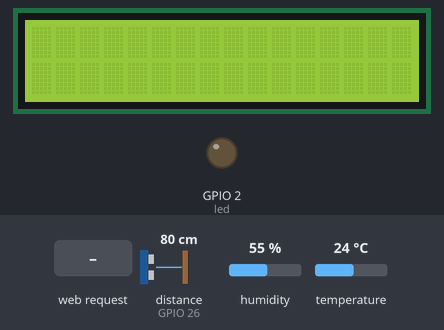
Recording of a program running on a simulated ESP32 board running MicroPython. On the bench: 16×2 character LCD, output pins drawn as LEDs (lit = HIGH). The inputs (shaded band) are chosen by the test bench; at power-on: distance to the obstacle (sensor on GPIO 26) 80 cm, humidity 55 %, temperature 24 °C. The echo pulse lasts 58.3 µs per cm; WiFi joins after 1.5 s; library files of the repository ran but are not shown: machine_i2c_lcd.py; pins used as bus, display or sensor lines are not drawn; what the program prints to the serial console is not drawn.

Above: at 2.7 s.
2.8 s: HTTP request GET /?show=temp received
At 3.4 s:
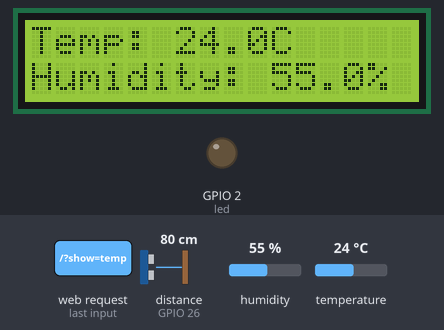
4.3 s: HTTP request GET /?show=distance received
At 5.2 s:
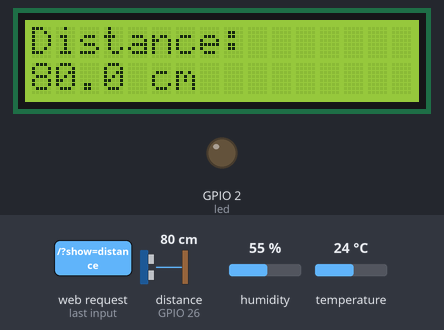
5.8 s: HTTP request GET /?led=on received
At 6.6 s:
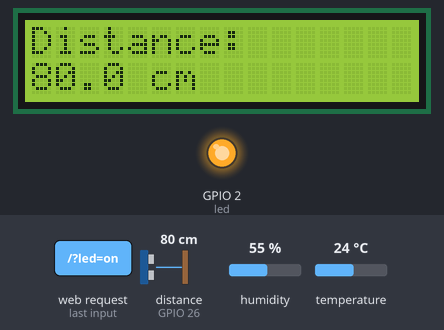
7.3 s: HTTP request GET /?lcd_text=90 received
At 7.9 s:
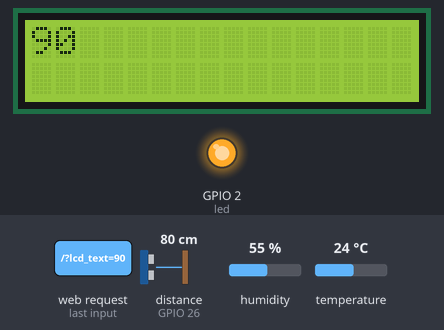
Timing chart, 0 to 9.8 s (numbered marks = the images above; inputs shaded):
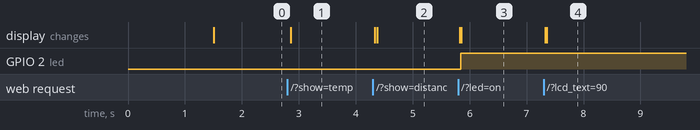

Measured:
- after the input at 2.8 s, the display: changes after 0.06 s (image 1)
- after the input at 4.3 s, the display: first changes at once (image 2 shows a later state)
- after the input at 5.8 s, GPIO 2 (led): LOW → HIGH after 0.05 s; the display: first changes at once (image 3 shows a later state)
- after the input at 7.3 s, the display: first changes at once (image 4 shows a later state)

The program:

main.py
```python
# Complete project details at https://RandomNerdTutorials.com

import machine
import dht
import time
import socket
from machine import Pin, SoftI2C, time_pulse_us
from machine_i2c_lcd import I2cLcd
from time import sleep_us

# LED setup
led = Pin(2, Pin.OUT)

# Global sensor variables
current_temp = 0
current_humidity = 0
current_distance = 0

# LCD display mode tracking
lcd_mode = "off"  # "temp", "distance", "custom", "off"
lcd_text = ""
scroll_position = 0
scroll_counter = 0

# Sensor setup
dht_sensor = dht.DHT22(Pin(4))
TRIG = Pin(27, Pin.OUT)
ECHO = Pin(26, Pin.IN)

# LCD setup
I2C_ADDR = 0x27
i2c = SoftI2C(sda=Pin(21), scl=Pin(22), freq=400000)
lcd = I2cLcd(i2c, I2C_ADDR, 2, 16)

def read_sensors():
    global current_temp, current_humidity, current_distance

    # Read DHT22
    try:
        dht_sensor.measure()
        current_temp = dht_sensor.temperature()
        current_humidity = dht_sensor.humidity()
    except OSError:
        current_temp = 0
        current_humidity = 0

    # Read ultrasonic
    TRIG.off(); sleep_us(2)
    TRIG.on(); sleep_us(10)
    TRIG.off()
    t = time_pulse_us(ECHO, 1, 30000)
    current_distance = (t * 0.0343) / 2.0 if t > 0 else 0

def update_lcd():
    global lcd_mode, lcd_text, scroll_position, scroll_counter
    if lcd_mode == "temp":
        lcd.clear()
        lcd.move_to(0, 0)
        lcd.putstr('Temp: {:.1f}C'.format(current_temp))
        lcd.move_to(0, 1)
        lcd.putstr('Humidity: {:.1f}%'.format(current_humidity))
    elif lcd_mode == "distance":
        lcd.clear()
        lcd.move_to(0, 0)
        lcd.putstr('Distance:')
        lcd.move_to(0, 1)
        lcd.putstr('{:.1f} cm'.format(current_distance))
    elif lcd_mode == "custom" and lcd_text:
        if len(lcd_text) <= 16:
            # Short text, no scrolling needed
            lcd.clear()
            lcd.move_to(0, 0)
            lcd.putstr(lcd_text)
        else:
            # Long text, implement scrolling
            scroll_counter += 1
            if scroll_counter >= 3:  # Scroll every 3 web requests (roughly 9 seconds)
                scroll_counter = 0
                scroll_position += 1
                if scroll_position > len(lcd_text) - 16:
                    scroll_position = 0

            display_text = lcd_text[scroll_position:scroll_position + 16]
            if len(display_text) < 16:
                display_text += lcd_text[:16 - len(display_text)]

            lcd.clear()
            lcd.move_to(0, 0)
            lcd.putstr(display_text)

def web_page():
  if led.value() == 1:
    gpio_state="ON"
  else:
    gpio_state="OFF"

  html = """<html><head> <title>ESP IoT Lab Server</title> <meta name="viewport" content="width=device-width, initial-scale=1">
  <link rel="icon" href="data:,"> <style>html{font-family: Helvetica; display:inline-block; margin: 0px auto; text-align: center;}
  h1{color: #0F3376; padding: 2vh;}p{font-size: 1.2rem;}.button{display: inline-block; background-color: #e7bd3b; border: none;
  border-radius: 4px; color: white; padding: 12px 30px; text-decoration: none; font-size: 18px; margin: 5px; cursor: pointer;}
  .button2{background-color: #4286f4;}.button3{background-color: #28a745;}.sensor{background-color: #f8f9fa; padding: 10px; margin: 10px; border-radius: 5px;}
  input[type=text]{padding: 8px; margin: 5px; font-size: 16px; width: 200px;}</style></head><body>
  <h1>ESP32 IoT Lab Control</h1>

  <div class="sensor"><h3>LED Control</h3>
  <p>GPIO state: <strong>""" + gpio_state + """</strong></p>
  <p><a href="/?led=on"><button class="button">LED ON</button></a>
  <a href="/?led=off"><button class="button button2">LED OFF</button></a></p></div>

  <div class="sensor"><h3>Sensor Readings</h3>
  <p>Temperature: <strong><span id="temp">""" + "{:.2f}".format(current_temp) + """</span> deg C</strong></p>
  <p>Humidity: <strong><span id="humidity">""" + "{:.2f}".format(current_humidity) + """</span>%</strong></p>
  <p>Distance: <strong><span id="distance">""" + "{:.2f}".format(current_distance) + """</span> cm</strong></p></div>

  <div class="sensor"><h3>LCD Display Control</h3>
  <p><a href="/?show=temp"><button class="button button3">Show Temp on LCD</button></a>
  <a href="/?show=distance"><button class="button button3">Show Distance on LCD</button></a></p>
  <form action="/" method="get">
  <input type="text" name="lcd_text" placeholder="Enter custom message" maxlength="32">
  <button type="submit" class="button">Send to LCD</button></form></div>

  <script>
  function updateSensors() {
    var xhr = new XMLHttpRequest();
    xhr.open('GET', '/?data=sensors', true);
    xhr.onreadystatechange = function() {
      if (xhr.readyState == 4 && xhr.status == 200) {
        var data = JSON.parse(xhr.responseText);
        document.getElementById('temp').textContent = data.temp;
        document.getElementById('humidity').textContent = data.humidity;
        document.getElementById('distance').textContent = data.distance;
      }
    };
    xhr.send();
  }
  setInterval(updateSensors, 3000);
  </script>
  </body></html>"""
  return html

s = socket.socket(socket.AF_INET, socket.SOCK_STREAM)
s.bind(('', 80))
s.listen(5)

while True:
  conn, addr = s.accept()
  print('Got a connection from %s' % str(addr))
  request = conn.recv(1024)
  request = str(request)
  print('Content = %s' % request)
  # Read sensors before processing request
  read_sensors()
  # Update LCD if in auto-update mode
  update_lcd()

  # Parse URL parameters
  led_on = request.find('/?led=on')
  led_off = request.find('/?led=off')
  show_temp = request.find('/?show=temp')
  show_distance = request.find('/?show=distance')
  lcd_text_start = request.find('/?lcd_text=')
  sensor_data = request.find('/?data=sensors')

  # LED control
  if led_on == 6:
    print('LED ON')
    led.value(1)
  if led_off == 6:
    print('LED OFF')
    led.value(0)

  # LCD control
  if show_temp == 6:
    print('Showing temperature on LCD')
    lcd_mode = "temp"
    update_lcd()
  elif show_distance == 6:
    print('Showing distance on LCD')
    lcd_mode = "distance"
    update_lcd()
  elif lcd_text_start == 6:
    # Extract text from URL after the = sign
    equals_pos = request.find('=', lcd_text_start)
    text_end = request.find(' HTTP')
    if equals_pos > 0 and text_end > equals_pos + 1:
      text = request[equals_pos + 1:text_end].replace('%20', ' ').replace('+', ' ')
      print('Displaying custom text:', text)
      lcd_mode = "custom"
      lcd_text = text
      scroll_position = 0
      scroll_counter = 0
      update_lcd()

  # Handle sensor data request
  if sensor_data == 6:
    response = '{"temp":"' + "{:.2f}".format(current_temp) + '","humidity":"' + "{:.2f}".format(current_humidity) + '","distance":"' + "{:.2f}".format(current_distance) + '"}'
    conn.send('HTTP/1.1 200 OK\n')
    conn.send('Content-Type: application/json\n')
    conn.send('Connection: close\n\n')
    conn.sendall(response)
  else:
    response = web_page()
    conn.send('HTTP/1.1 200 OK\n')
    conn.send('Content-Type: text/html\n')
    conn.send('Connection: close\n\n')
    conn.sendall(response)
  conn.close()
```

boot.py
```python
# Complete project details at https://RandomNerdTutorials.com

try:
  import usocket as socket
except:
  import socket

from machine import Pin
import network

import esp
esp.osdebug(None)

import gc
gc.collect()

ssid = 'Robotic WIFI'
password = 'rbtWIFI@2025'

station = network.WLAN(network.STA_IF)

station.active(True)
station.connect(ssid, password)

while station.isconnected() == False:
  pass

print('Connection successful')
print(station.ifconfig())

led = Pin(2, Pin.OUT)
```
